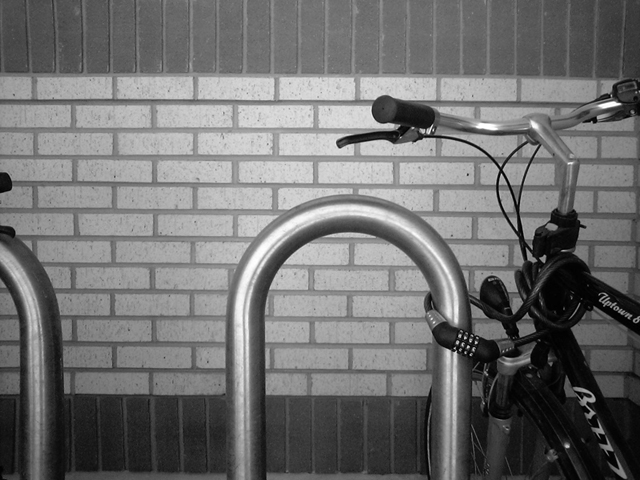
#> input picture classes/Harris-Corners-and-Hough-Lines/images/bikes.jpg, 640 x 480 px, found by its file name
$ jupyter execute harris-corners.ipynb   (shell and % lines are left out)
#> lines starting #> are read from the running program, lines starting #| are printed output that depends on the picture
# Feature Extraction: Corners

See //https://scikit-image.org/docs/stable/api/skimage.feature for a list of several skimage corner detectors.

[cell 1]

import numpy as np

import matplotlib.image as img
import matplotlib.pyplot as plt

from skimage import io
from skimage.feature import canny
from skimage.feature import corner_harris, corner_peaks, corner_subpix
from skimage.util import img_as_float32 as img_as_float

[cell 2]
def print_imginfo(I):
    print(type(I))
    print(I.shape, I.dtype)
    print('Data range:', np.min(I), 'to', np.max(I))

[cell 3]
use_test = False

if use_test:
    I1 = io.imread("../../images/chess.png", as_gray=True)
    I1 = img_as_float(I1[0:200,0:200])
else:
    I1 = io.imread("../../images/bikes.jpg", as_gray=True)
#> I1 is the input picture: shape (480, 640); min 0, max 255, mean 112.2
    I1 = img_as_float(I1[75:275,200:500])
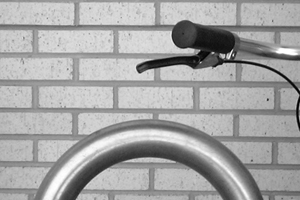
#> I1: shape (200, 300) float32; min 0, max 1, mean 0.646
    I1 = canny(I1, sigma=2, low_threshold=0.10, high_threshold=0.20)
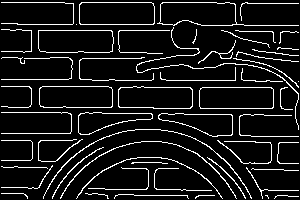
#> I1: shape (200, 300) bool; 9.6% white in thin lines or dots

fig, ax = plt.subplots()
plt.imshow(I1, cmap='gray')
plt.show()

## Algorithm: Harris

[cell 4]
response = corner_harris(I1, method='k', k=0.05)
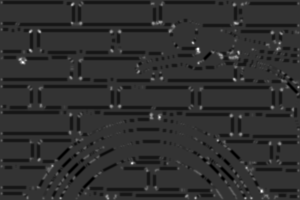
#> response: shape (200, 300) float64; min -5.12, max 20.17, mean -0.4; drawn with min black and max white

coords = corner_peaks(response, min_distance=10, threshold_rel=0.02, num_peaks=1000)
#> coords = 67 pairs, first value 22 to 188, second value 22 to 281
coords_subpix = corner_subpix(I1, coords, window_size=5, alpha=0.80)
#> coords_subpix = 67 rows, first 8: [60.71, 22.41], [49.83, 196.8], [162.6, 132.7], [116.5, 160.7], [32.05, 28.95], [77.95, 233], [53.65, 238.8], [23.86, 236.2]

fig, ax = plt.subplots()
ax.imshow(I1, cmap='gray')
ax.plot(coords[:,1], coords[:,0], color='cyan', marker='o',
        linestyle='None', markersize=6)
ax.plot(coords_subpix[:,1], coords_subpix[:,0], '+r', markersize=15)
plt.show()
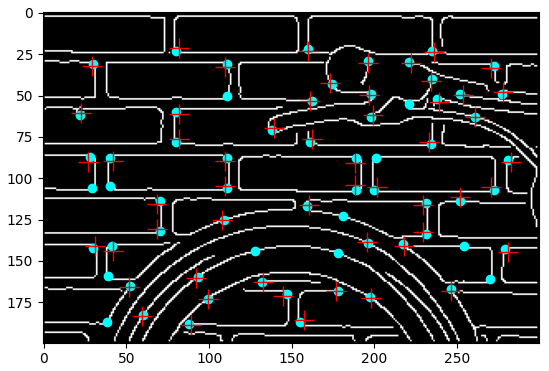
#> figure drawn by matplotlib, 1 panel
